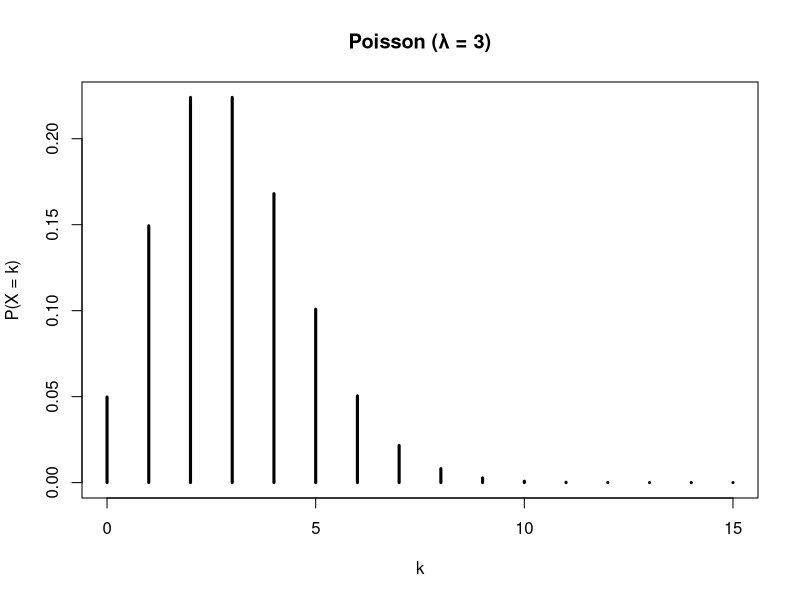
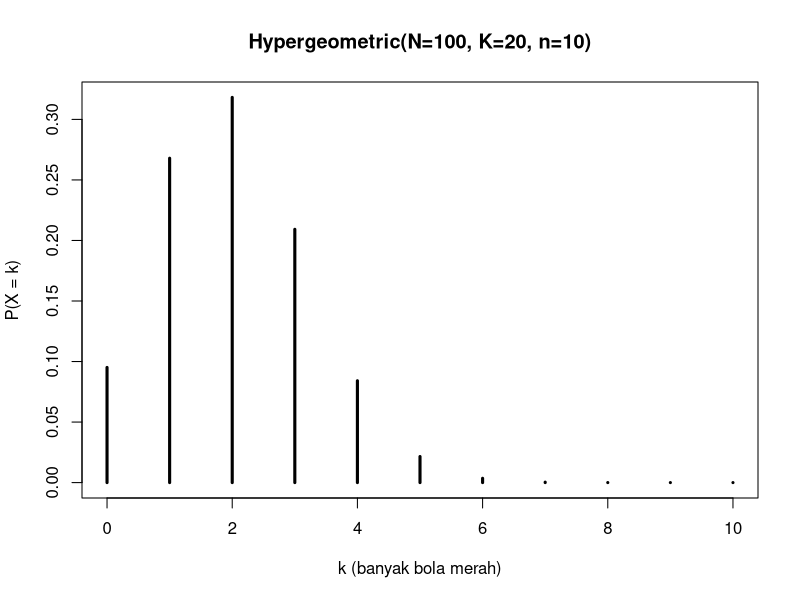
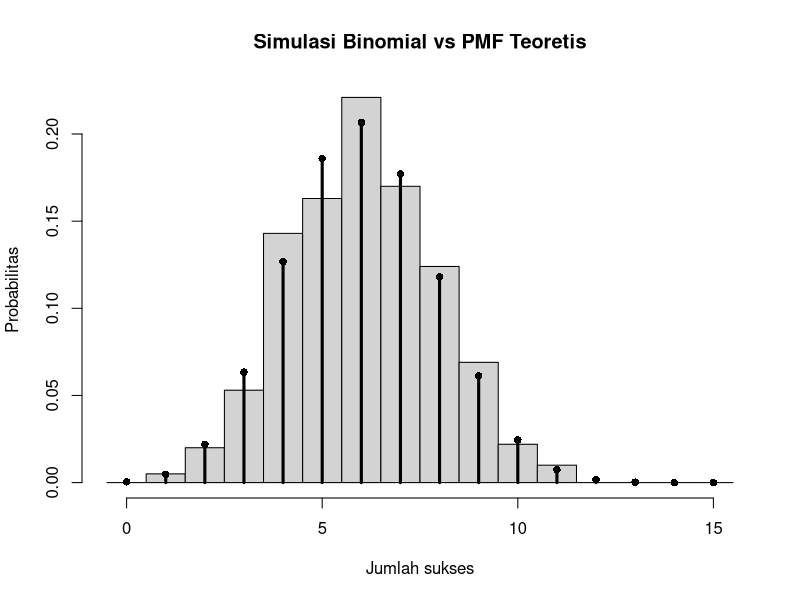

The R source for these figures, in order:
#1. Jika rata-rata pelanggan datang ke toko adalah 3 orang per jam, modelkan dengan Poisson dan hitung P(X≥5)
#2. Dari 100 bola (20 berwarna merah), diambil 10 tanpa pengembalian. Modelkan jumlah bola merah yang diambil dengan distribusi yang tepat.
#3. Simulasikan 1.000 percobaan Binomial (n=15,p=0.4)dan bandingkan histogram hasil simulasi dengan PMF teoretis.


# 1. DISTRIBUSI POISSON

# Rata-rata pelanggan = 3 orang per jam
lambda <- 3

# P(X >= 5)
P_X_ge_5 <- 1 - ppois(4, lambda)
P_X_ge_5

# PMF Poisson
x_pois <- 0:15
pmf_pois <- dpois(x_pois, lambda)

plot(x_pois, pmf_pois,
     type = "h",
     lwd = 3,
     main = "Poisson (λ = 3)",
     xlab = "k",
     ylab = "P(X = k)")



# 2. DISTRIBUSI HIPERGEOMETRIK


# Populasi = 100 bola
# Bola merah = 20
# Sampel = 10
N <- 100
K <- 20
n_hyper <- 10

# Domain k
k_hyper <- seq(
  from = max(0, n_hyper + K - N),
  to = min(n_hyper, K)
)

# PMF Hipergeometrik
pmf_hyper <- dhyper(
  k_hyper,
  m = K,
  n = N - K,
  k = n_hyper
)

data.frame(
  k = k_hyper,
  P = pmf_hyper
)

# Plot PMF
plot(k_hyper, pmf_hyper,
     type = "h",
     lwd = 3,
     main = paste0(
       "Hypergeometric(N=", N,
       ", K=", K,
       ", n=", n_hyper, ")"
     ),
     xlab = "k (banyak bola merah)",
     ylab = "P(X = k)")

# Simulasi
m_hyper <- 10000

samp_hyper <- rhyper(
  m_hyper,
  m = K,
  n = N - K,
  k = n_hyper
)

# Rata-rata simulasi
mean(samp_hyper)

# Rata-rata teoritis
n_hyper * K / N



# 3. DISTRIBUSI BINOMIAL


# Parameter Binomial
n_binom <- 15
p_binom <- 0.4
m_binom <- 1000

# Simulasi 1.000 percobaan
set.seed(2025)

samp_binom <- rbinom(
  m_binom,
  size = n_binom,
  prob = p_binom
)

# Melihat 10 hasil pertama
head(samp_binom, 10)

# PMF teoretis
x_binom <- 0:n_binom

pmf_binom <- dbinom(
  x_binom,
  size = n_binom,
  prob = p_binom
)

data.frame(
  x = x_binom,
  P = pmf_binom
)

# Histogram hasil simulasi
hist(
  samp_binom,
  breaks = seq(-0.5, 15.5, by = 1),
  probability = TRUE,
  main = "Simulasi Binomial vs PMF Teoretis",
  xlab = "Jumlah sukses",
  ylab = "Probabilitas"
)

# PMF teoretis
points(
  x_binom,
  pmf_binom,
  type = "h",
  lwd = 3
)

points(
  x_binom,
  pmf_binom,
  pch = 16
)
